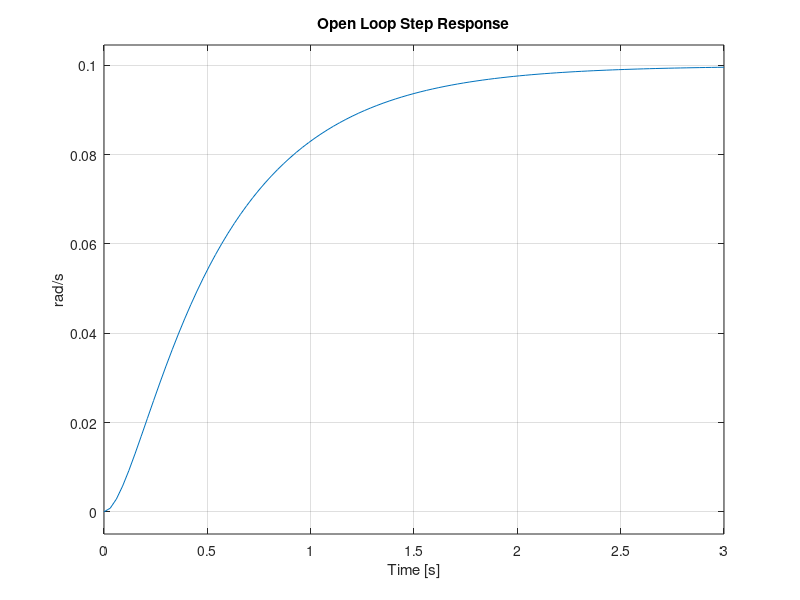
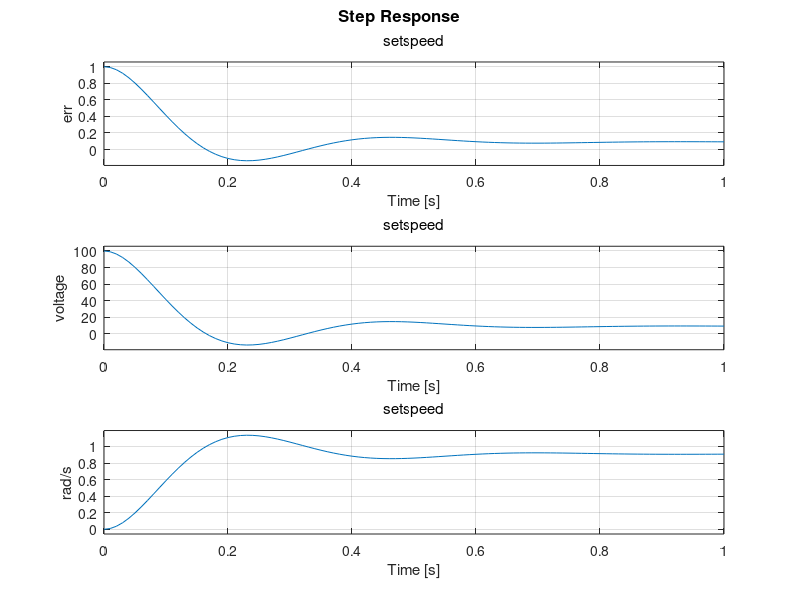
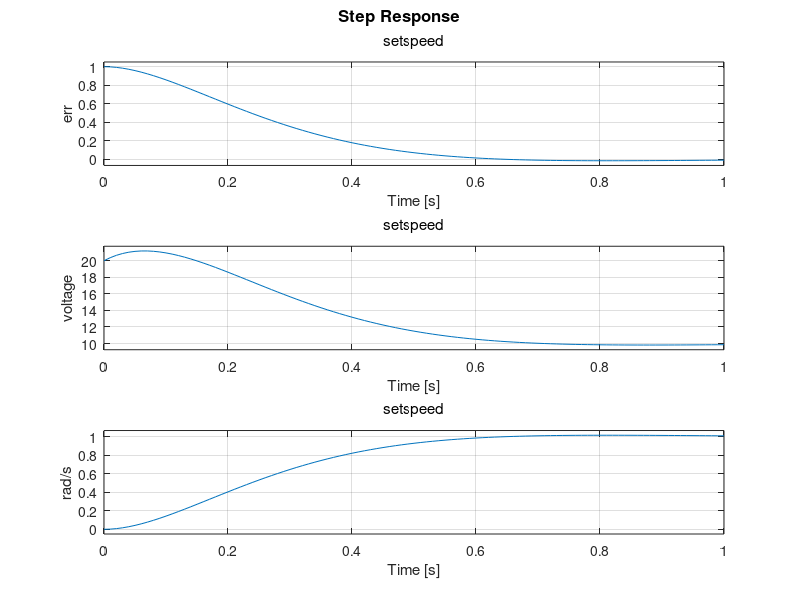
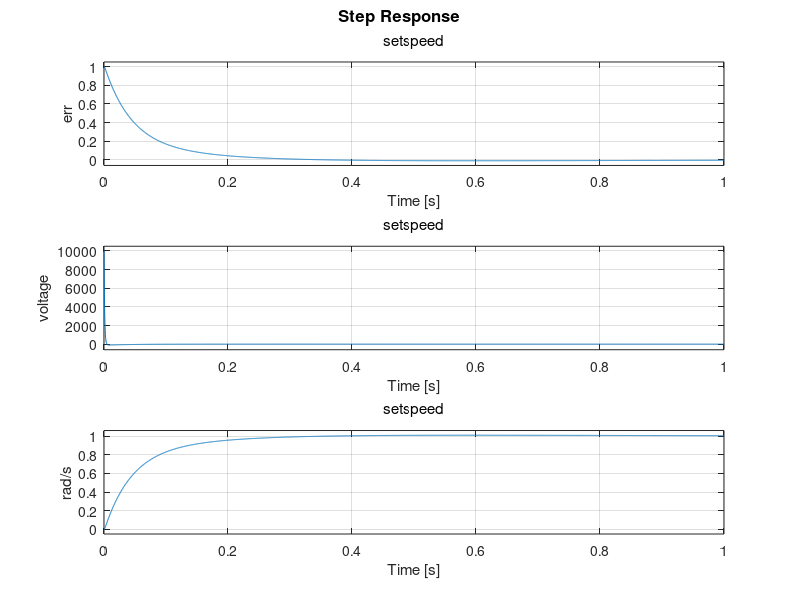

These figures' MATLAB source, in order:
pkg load control signal
clear all
close all
J = 0.01;
b = 0.1;
K = 0.01;
R = 1;
L = 0.5;
s = tf('s');
P_motor = K/((J*s+b)*(L*s+R)+K^2);
P_motor.inname = 'voltage';
P_motor.outname = 'rad/s';
step(P_motor,3);
title('Open Loop Step Response');

Kp1 = 100;

Kp2 = 20;
Ki2 = 40;

Kp3 = 100;
Ki3 = 200;
Kd3 = 10;


C1 = pid(Kp1);
C1.inname = 'err';
C1.outname = 'voltage';

C2 = pid(Kp2,Ki2);
C2.inname = 'err';
C2.outname = 'voltage';

lpf = 1e3/(s+1e3);
# Use a LPF to make pid controller transfer function proper
# A pure differential operation is not implementable
C3 = pid(Kp3,Ki3,Kd3)*lpf;
C3.inname = 'err';
C3.outname = 'voltage';

Sum1 = sumblk('err = setspeed - rad/s');

loop_p = connect(P_motor,C1,Sum1,'setspeed',{'err','voltage','rad/s'});
sys_cl1 = feedback(C1*P_motor,1);
figure
#title('Step Response with Proportional Control');
step(loop_p,1);
[Y,T,X] = step(loop_p,1);


sys_cl2 = feedback(C2*P_motor,1);
loop_pi = connect(P_motor,C2,Sum1,'setspeed',{'err','voltage','rad/s'});
figure
step(loop_pi,1)
#title('Step Response with P and I Control')


sys_cl3 = feedback(C3*P_motor,1);
loop_pid = connect(P_motor,C3,Sum1,'setspeed',{'err','voltage','rad/s'});
figure
step(loop_pid,1)
#title('Step Response with PID Control')
